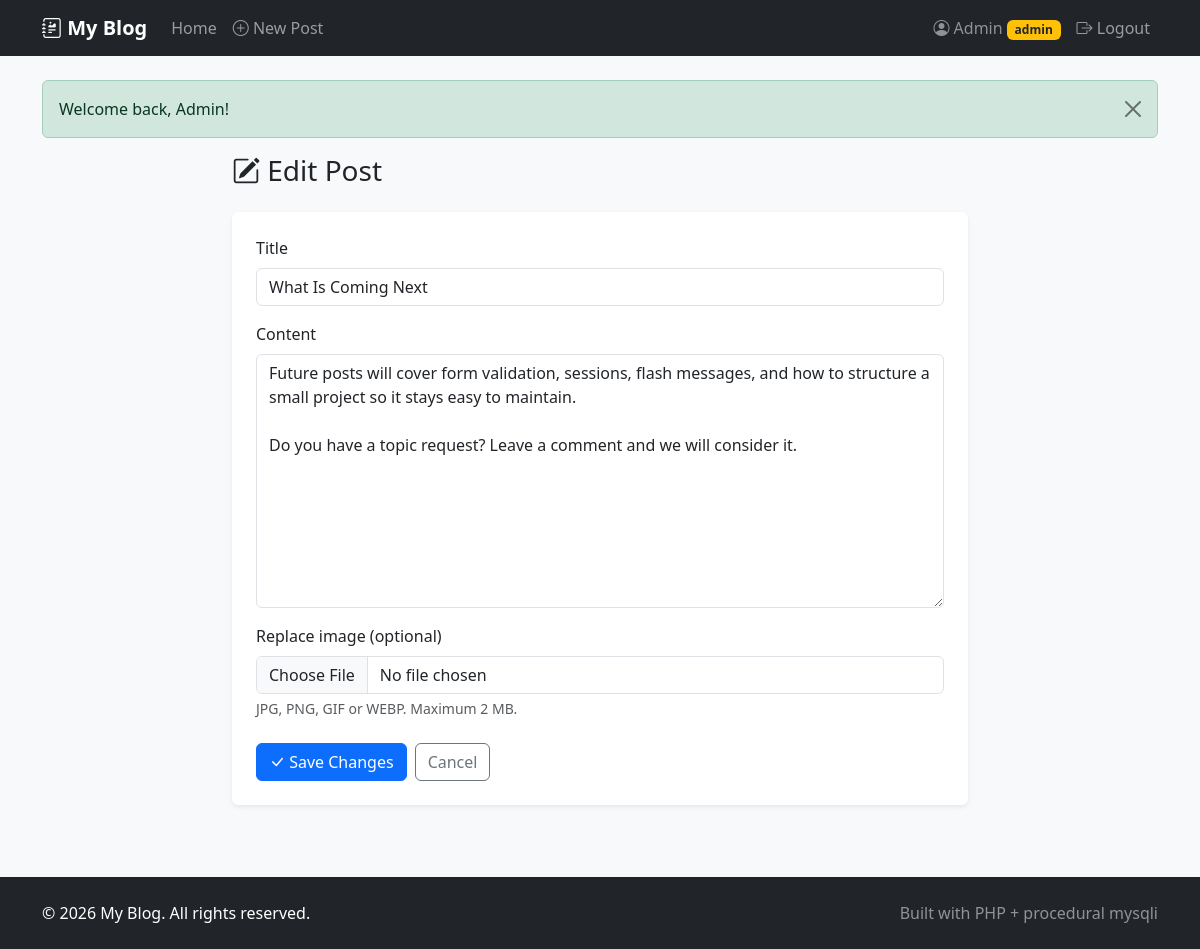
The page /index.php?page=edit_post&id=8 (signed in) on the database its author committed.
### tables this page shows
CREATE TABLE posts (
    id INT NOT NULL AUTO_INCREMENT PRIMARY KEY,
    user_id INT NOT NULL,
    title VARCHAR(200) NOT NULL,
    content TEXT NOT NULL,
    image VARCHAR(255) DEFAULT NULL,
    created_at DATETIME NOT NULL DEFAULT CURRENT_TIMESTAMP,
    updated_at DATETIME NOT NULL DEFAULT CURRENT_TIMESTAMP ON UPDATE CURRENT_TIMESTAMP,
    KEY idx_posts_user_id (user_id),
    CONSTRAINT fk_posts_user FOREIGN KEY (user_id) REFERENCES users (id) ON DELETE CASCADE
);

### index.php (called while the page is built, shortened)
<?php
require_once __DIR__ . '/core/functions.php';
$page = $_GET['page'] ?? 'home';
switch ($page) {
    case 'edit_post':
        $post = getPostById($_GET['id'] ?? 0);
        break;
}
require __DIR__ . '/inc/header.php';
require __DIR__ . '/views/' . $page . '.php';
require __DIR__ . '/inc/footer.php';

### core/functions.php (called while the page is built, shortened)
<?php
function e($value)
{
    return htmlspecialchars((string) $value, ENT_QUOTES, 'UTF-8');
}
function getFormOld()
{
    $old = $_SESSION['form_old'] ?? [];
    return $old;
}
function getPostById($id)
{
    global $conn;
    $id = (int) $id;
    $sql = "SELECT p.*, u.name AS author_name, u.role AS author_role
            FROM posts p
            INNER JOIN users u ON u.id = p.user_id
            WHERE p.id = $id
            LIMIT 1";
    $result = mysqli_query($conn, $sql);
    if ($result) {
        $row = mysqli_fetch_assoc($result);
        return $row ?: null;
    }
    return null;
}

### views/edit_post.php (the view, shortened to what this page needs)
<?php
$old = getFormOld();
?>
<div class="row justify-content-center">
    <div class="col-lg-8">
        <h1 class="h3 mb-4"><i class="bi bi-pencil-square"></i> Edit Post</h1>
        <div class="card shadow-sm border-0">
            <div class="card-body p-4">
                <form action="index.php?page=edit_post&id=<?= (int) $post['id'] ?>" method="post" enctype="multipart/form-data" novalidate>
                    <div class="mb-3">
                        <label for="title" class="form-label">Title</label>
                        <input type="text" name="title" id="title" class="form-control"
                               value="<?= e($old['title'] ?? $post['title']) ?>" maxlength="200" required autofocus>
                    </div>
                    <div class="mb-3">
                        <label for="content" class="form-label">Content</label>
                        <textarea name="content" id="content" class="form-control" rows="10" required><?= e($old['content'] ?? $post['content']) ?></textarea>
                    </div>
                    <div class="mb-4">
                        <label for="image" class="form-label">Replace image (optional)</label>
                        <input type="file" name="image" id="image" class="form-control" accept="image/jpeg,image/png,image/gif,image/webp">
                        <div class="form-text">JPG, PNG, GIF or WEBP. Maximum 2 MB.</div>
                    </div>
                    <div class="d-flex gap-2">
                        <button type="submit" class="btn btn-primary"><i class="bi bi-check-lg"></i> Save Changes</button>
                        <a href="index.php?page=post&id=<?= (int) $post['id'] ?>" class="btn btn-outline-secondary">Cancel</a>
                    </div>
                </form>
            </div>
        </div>
    </div>
</div>

### assets/css/style.css (style rules this page uses)
body { min-height: 100vh; display: flex; flex-direction: column; background-color: #f8f9fa; }

### rows shown on the page
posts: title "What Is Coming Next", content "Future posts will cover form validation, sessions, flash messages, and how to structure a small project so it stays easy to maintain. Do you have a topic request? Leave a comment and we will consider it."

### other values the page prints
SITE_NAME "My Blog"
$_SESSION['user_name'] "Admin"
$flash['message'] "Welcome back, Admin!"
